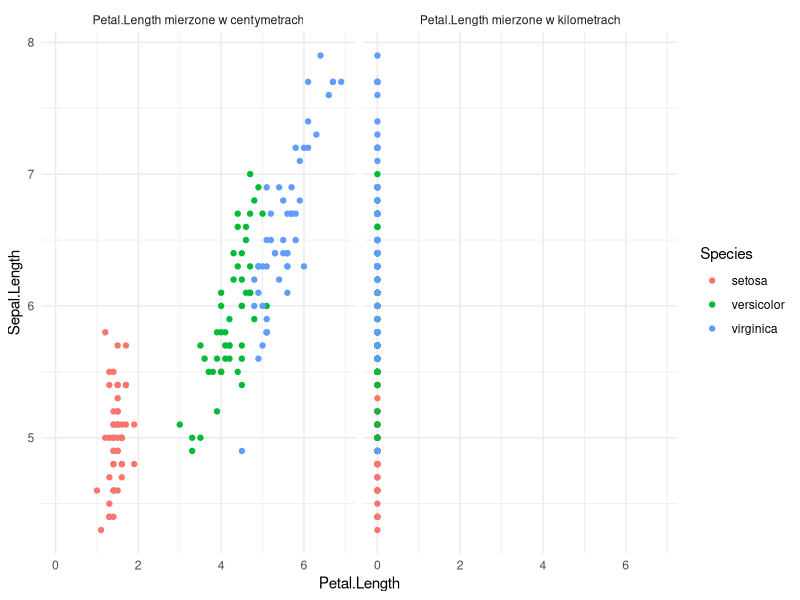
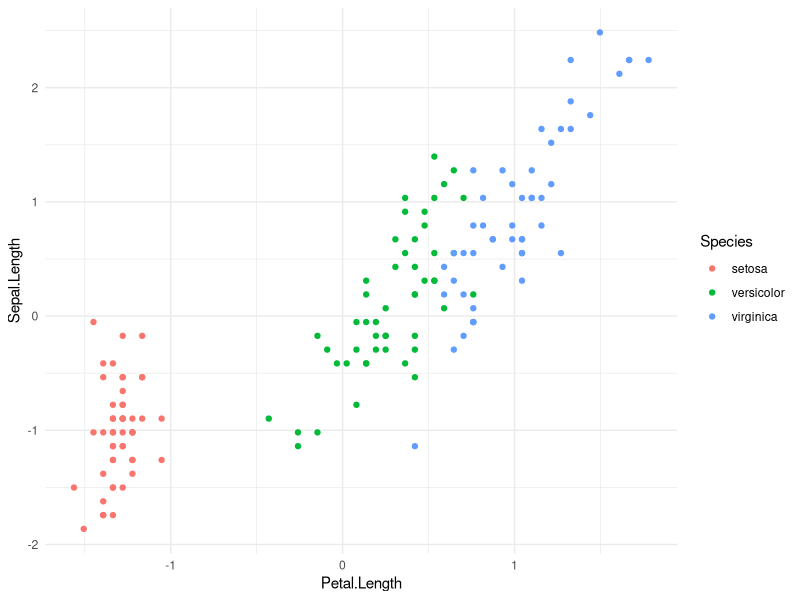

Write R code to recreate these figures, in order. (Note: this script raises an error after producing the figures.)
## ---- chunk 1
library(ggplot2)
data(iris)
iris$Skala <- 'Petal.Length mierzone w centymetrach'
iris_km <- iris
iris_km$Petal.Length <- iris_km$Petal.Length/10000
iris_km$Skala <- 'Petal.Length mierzone w kilometrach'
iris_both <- rbind(iris, iris_km)
ggplot(iris_both, aes(y=Sepal.Length, x=Petal.Length, col=Species)) + 
  geom_point() + theme_minimal() + facet_wrap(.~Skala, scales='fixed')
## ---- chunk 2
iris[,1:4] <- apply(iris[,1:4], 2, function(x) x - mean(x))  
iris[,1:4] <- apply(iris[,1:4], 2, function(x) x / sd(x))
ggplot(iris, aes(x=Petal.Length, y=Sepal.Length, col=Species)) + geom_point() + theme_minimal()
## ---- chunk 3
library(dplyr)

wine[, -1]
## ---- chunk 4

wine[,-1] <- apply(wine[,-1], 2, function(x) x - mean(x))
wine[,-1] <- apply(wine[,-1], 2, function(x) x / sd(x))

wine$Quality <- as.factor(wine$Quality)
## ---- chunk 5
x <- c(0.42, 0.03, -0.90, 0.15, -1.25, -0.15, -0.01, 0.73, 0.90, -0.82, -0.69)

distances <- apply(wine[,-1], 1, function(y) sqrt(sum((x-y)^2)))
k <- 3
najblizsze_wiersze <- order(distances)[1:k]

najblizsze_klasy <- wine[najblizsze_wiersze, 1]

czestosc_klas <- table(najblizsze_klasy)
czestosc_klas
## ---- chunk 6
najczestsza_klasa <- which.max(czestosc_klas)
najczestsza_klasa
## ---- chunk 7
najczestsza_klasa <- levels(wine$Quality)[najczestsza_klasa]
## ---- chunk 8
indeksy_testowe <- sample(1:nrow(wine), 480, replace=F)
zbior_testowy <- wine[indeksy_testowe, ]
zbior_treningowy <- wine[-indeksy_testowe, ]

library(class)
library(ggplot2)

calc_accuracy <- function(n) {
  mean(knn(zbior_treningowy[,-1], zbior_testowy[,-1], zbior_treningowy[,1], k=n)==zbior_testowy[,1])
}

max_k = 15

accuracies <- data.frame(x = 1:max_k, y = sapply(1:max_k, calc_accuracy))

ggplot(accuracies, aes(x = x, y = y)) +
  geom_point() +
  scale_x_continuous(breaks = accuracies$x)

## ---- chunk 9
conf_matrix = matrix(c(99, 1, 0, 0), nrow=2)

print(apply(conf_matrix, 2, sum))

safe_division <- function(numerator, denominator) {
  if (denominator == 0) {
    return(0)  # Return NA if division by zero
  } else {
    return(numerator / denominator)
  }
}

print(conf_matrix)

precision_A <- safe_division(conf_matrix[1, 1], sum(conf_matrix[1]))
recall_A <- safe_division(conf_matrix[1, 1], sum(conf_matrix[,1]))

precision_B <- safe_division(conf_matrix[2, 2], sum(conf_matrix[2]))
recall_B <- safe_division(conf_matrix[2, 2], sum(conf_matrix[,2]))
## ---- chunk 10
k_values <- c(2, 6, 9)
zbior_testowy <- wine[indeksy_testowe, ]
zbior_treningowy <- wine[-indeksy_testowe, ]

evaluate_knn <- function(k) {
  predictions <- knn(zbior_treningowy[,-1], zbior_testowy[,-1], zbior_treningowy[,1], k=n)

  confusion_matrix <- table(Predicted = predictions, Actual = zbior_testowy[,1])
  
  precision <- diag(confusion_matrix) / rowSums(confusion_matrix)
  recall <- diag(confusion_matrix) / colSums(confusion_matrix)
  
  return(data.frame(
    k = k,
    Class = names(precision),
    Precision = precision,
    Recall = recall
  ))
}

results_k3 <- evaluate_knn(k = 2)
results_k5 <- evaluate_knn(k = 6)
results_k7 <- evaluate_knn(k = 9)

# Połączenie wyników w jeden data frame
results <- rbind(results_k3, results_k5, results_k7)

# Wizualizacja wyników
ggplot(results, aes(x = k, group = Class)) +
  geom_line(aes(y = Precision, color = Class), linetype = "solid") +
  geom_line(aes(y = Recall, color = Class), linetype = "dashed") +
  geom_point(aes(y = Precision, color = Class)) +
  geom_point(aes(y = Recall, color = Class)) +
  labs(
    title = "Precision and Recall for Different k Values",
    x = "k (Number of Neighbors)",
    y = "Metric Value",
    color = "Class"
  ) +
  theme_minimal()


